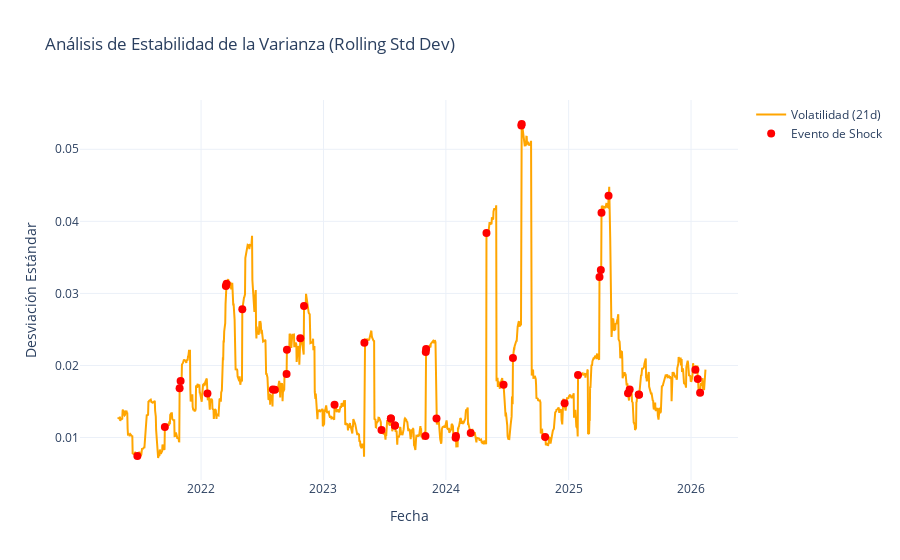

The notebook cell saved with this chart:
### Code cell
window = 21 # Un mes de trading
df['Rolling_Std'] = df['Log Price'].rolling(window=window).std()

fig = go.Figure()

fig.add_trace(go.Scatter(
    x=df.index, y=df['Rolling_Std'],
    mode='lines', name='Volatilidad (21d)',
    line=dict(color='orange')
))

# Añadir las noticias de shocks para ver si coinciden con picos de volatilidad
df_news_vol = pd.merge(df.reset_index(), news.reset_index(), left_on='Fecha', right_on='Fecha', how='inner')

fig.add_trace(go.Scatter(
    x=df_news_vol['Fecha'], y=df_news_vol['Rolling_Std'],
    mode='markers', name='Evento de Shock',
    marker=dict(color='red', size=8),
    text=df_news_vol['Evento']
))

fig.update_layout(
    title="Análisis de Estabilidad de la Varianza (Rolling Std Dev)",
    xaxis_title="Fecha", yaxis_title="Desviación Estándar",
    template="plotly_white"
)
fig.show()

### Figure 1 — Plotly figure (JSON) as saved in the notebook; plotly's stock layout.template omitted (floating-point values rounded to 4 significant figures; data arrays with more than 128 entries replaced by an {"elided": "..."} marker saying what was removed)
{"data": [{"line": {"color": "orange"}, "mode": "lines", "name": "Volatilidad (21d)", "type": "scatter", "x": {"elided": "1225 str values"}, "y": {"elided": "1225 float values"}}, {"marker": {"color": "red", "size": 8}, "mode": "markers", "name": "Evento de Shock", "text": ["Resultados Q2 FY21", "Escasez insumos", "Aumento dividendo", "Subida salarial partners", "CocaCola BodyArmor distribucion", "Luckin relisting", "Regreso Howard Schultz", "Suspension buybacks", "Caida ventas China", "Bebidas frias impulsan ventas", "Expansion Luckin China", "Investor Day reinvention", "Upgrades WallStreet", "Digital McDonalds", "Ingresos record", "Debilidad China", "Primer trimestre Narasimhan", "Huelga sindical", "Luckin 10000 tiendas", "Nuevo jefe supply chain", "Ventas globales crecen", "Siren System automatizacion", "Holiday menu", "Resultados Q4 FY23", "Mejora rating crediticio", "CosMcs McDonalds", "Q1 FY24 decepcion", "Boicots internacionales", "Cierre Odyssey NFT", "Colapso Q2 FY24", "Menu value defensivo", "Entrada Elliott", "Nuevo CEO Brian Niccol", "Salto bursatil 24%", "Suspende guidance", "Promociones navidad competencia", "Primer earnings Niccol", "Reunion accionistas", "Subsidios Luckin China", "Innovaciones RTD competidores", "Resultados Q2 FY25", "Value deals McCafe", "Luckin entra Nueva York", "Volatilidad Arabica", "Resultados Q3 FY25", "CocaCola no vende Costa", "Guerra vending machines", "Q1 FY26 turnaround"], "type": "scatter", "x": ["2021-04-28T00:00:00.000000000", "2021-06-25T00:00:00.000000000", "2021-09-15T00:00:00.000000000", "2021-10-29T00:00:00.000000000", "2021-11-01T00:00:00.000000000", "2022-01-20T00:00:00.000000000", "2022-03-16T00:00:00.000000000", "2022-03-18T00:00:00.000000000", "2022-05-04T00:00:00.000000000", "2022-08-03T00:00:00.000000000", "2022-08-09T00:00:00.000000000", "2022-09-13T00:00:00.000000000", "2022-09-14T00:00:00.000000000", "2022-10-24T00:00:00.000000000", "2022-11-04T00:00:00.000000000", "2023-02-03T00:00:00.000000000", "2023-05-03T00:00:00.000000000", "2023-06-23T00:00:00.000000000", "2023-07-21T00:00:00.000000000", "2023-07-21T00:00:00.000000000", "2023-08-02T00:00:00.000000000", "2023-08-02T00:00:00.000000000", "2023-11-01T00:00:00.000000000", "2023-11-02T00:00:00.000000000", "2023-11-03T00:00:00.000000000", "2023-12-04T00:00:00.000000000", "2024-01-30T00:00:00.000000000", "2024-01-31T00:00:00.000000000", "2024-03-15T00:00:00.000000000", "2024-05-01T00:00:00.000000000", "2024-06-21T00:00:00.000000000", "2024-07-19T00:00:00.000000000", "2024-08-13T00:00:00.000000000", "2024-08-14T00:00:00.000000000", "2024-10-23T00:00:00.000000000", "2024-12-20T00:00:00.000000000", "2025-01-29T00:00:00.000000000", "2025-04-03T00:00:00.000000000", "2025-04-07T00:00:00.000000000", "2025-04-09T00:00:00.000000000", "2025-04-30T00:00:00.000000000", "2025-06-27T00:00:00.000000000", "2025-07-02T00:00:00.000000000", "2025-07-29T00:00:00.000000000", "2025-07-30T00:00:00.000000000", "2026-01-14T00:00:00.000000000", "2026-01-21T00:00:00.000000000", "2026-01-28T00:00:00.000000000"], "y": [NaN, 0.007439, 0.01145, 0.01685, 0.01784, 0.01612, 0.03102, 0.03135, 0.0278, 0.01667, 0.01662, 0.01883, 0.02217, 0.02377, 0.02825, 0.01453, 0.02315, 0.01104, 0.01264, 0.01264, 0.01166, 0.01166, 0.0102, 0.02186, 0.02229, 0.01265, 0.009969, 0.01021, 0.01063, 0.03838, 0.01734, 0.02104, 0.05331, 0.05351, 0.01009, 0.01476, 0.01866, 0.03229, 0.03326, 0.04118, 0.04355, 0.01614, 0.01665, 0.01597, 0.01593, 0.01941, 0.01813, 0.01623]}], "layout": {"title": {"text": "Análisis de Estabilidad de la Varianza (Rolling Std Dev)"}, "xaxis": {"title": {"text": "Fecha"}}, "yaxis": {"title": {"text": "Desviación Estándar"}}}}
